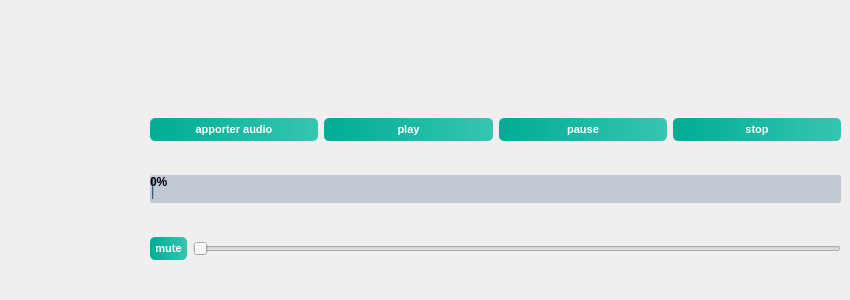
      <widget class="QWidget" name="tab_9">
       <attribute name="title">
        <string>son</string>
       </attribute>
       <widget class="QWidget" name="layoutWidget">
        <property name="geometry">
         <rect>
          <x>150</x>
          <y>90</y>
          <width>691</width>
          <height>201</height>
         </rect>
        </property>
        <layout class="QVBoxLayout" name="verticalLayout" stretch="0,0,0">
         <property name="sizeConstraint">
          <enum>QLayout::SetDefaultConstraint</enum>
         </property>
         <property name="leftMargin">
          <number>0</number>
         </property>
         <property name="topMargin">
          <number>0</number>
         </property>
         <property name="rightMargin">
          <number>0</number>
         </property>
         <property name="bottomMargin">
          <number>0</number>
         </property>
         <item>
          <layout class="QHBoxLayout" name="horizontalLayout_2">
           <item>
            <widget class="QPushButton" name="apporter">
             <property name="styleSheet">
              <string notr="true">QPushButton
{
	background-color: qlineargradient(spread:pad, x1:0, y1:0.511, x2:1, y2:0.511, stop:0 rgba(0, 172, 149, 255),stop:0.995192 rgba(54, 197, 177, 255));
	color: #fff;
	font-size: 11px;
	font-weight: bold;
	border: none;
	border-radius: 5px;
	padding: 5px;

}


QPushButton::hover
{
	background-color: qlineargradient(spread:pad, x1:0, y1:0.511, x2:1, y2:0.511, stop:0 rgba(0, 207, 179, 255),stop:1 rgba(70, 255, 230, 255));

}</string>
             </property>
             <property name="text">
              <string>apporter audio</string>
             </property>
            </widget>
           </item>
           <item>
            <widget class="QPushButton" name="play">
             <property name="styleSheet">
              <string notr="true">QPushButton
{
	background-color: qlineargradient(spread:pad, x1:0, y1:0.511, x2:1, y2:0.511, stop:0 rgba(0, 172, 149, 255),stop:0.995192 rgba(54, 197, 177, 255));
	color: #fff;
	font-size: 11px;
	font-weight: bold;
	border: none;
	border-radius: 5px;
	padding: 5px;

}


QPushButton::hover
{
	background-color: qlineargradient(spread:pad, x1:0, y1:0.511, x2:1, y2:0.511, stop:0 rgba(0, 207, 179, 255),stop:1 rgba(70, 255, 230, 255));

}</string>
             </property>
             <property name="text">
              <string>play</string>
             </property>
            </widget>
           </item>
           <item>
            <widget class="QPushButton" name="pause">
             <property name="styleSheet">
              <string notr="true">QPushButton
{
	background-color: qlineargradient(spread:pad, x1:0, y1:0.511, x2:1, y2:0.511, stop:0 rgba(0, 172, 149, 255),stop:0.995192 rgba(54, 197, 177, 255));
	color: #fff;
	font-size: 11px;
	font-weight: bold;
	border: none;
	border-radius: 5px;
	padding: 5px;

}


QPushButton::hover
{
	background-color: qlineargradient(spread:pad, x1:0, y1:0.511, x2:1, y2:0.511, stop:0 rgba(0, 207, 179, 255),stop:1 rgba(70, 255, 230, 255));

}</string>
             </property>
             <property name="text">
              <string>pause</string>
             </property>
            </widget>
           </item>
           <item>
            <widget class="QPushButton" name="stop">
             <property name="styleSheet">
              <string notr="true">QPushButton
{
	background-color: qlineargradient(spread:pad, x1:0, y1:0.511, x2:1, y2:0.511, stop:0 rgba(0, 172, 149, 255),stop:0.995192 rgba(54, 197, 177, 255));
	color: #fff;
	font-size: 11px;
	font-weight: bold;
	border: none;
	border-radius: 5px;
	padding: 5px;

}


QPushButton::hover
{
	background-color: qlineargradient(spread:pad, x1:0, y1:0.511, x2:1, y2:0.511, stop:0 rgba(0, 207, 179, 255),stop:1 rgba(70, 255, 230, 255));

}</string>
             </property>
             <property name="text">
              <string>stop</string>
             </property>
            </widget>
           </item>
          </layout>
         </item>
         <item>
          <widget class="QProgressBar" name="avance">
           <property name="styleSheet">
            <string notr="true">background-color: #c2c7d5;
	color: #000;
	font-weight: bold;
	border: none;
	border-radius: 2px;
	padding: 3px;</string>
           </property>
           <property name="value">
            <number>0</number>
           </property>
          </widget>
         </item>
         <item>
          <layout class="QHBoxLayout" name="horizontalLayout">
           <item>
            <widget class="QPushButton" name="mute">
             <property name="styleSheet">
              <string notr="true">QPushButton
{
	background-color: qlineargradient(spread:pad, x1:0, y1:0.511, x2:1, y2:0.511, stop:0 rgba(0, 172, 149, 255),stop:0.995192 rgba(54, 197, 177, 255));
	color: #fff;
	font-size: 11px;
	font-weight: bold;
	border: none;
	border-radius: 5px;
	padding: 5px;

}


QPushButton::hover
{
	background-color: qlineargradient(spread:pad, x1:0, y1:0.511, x2:1, y2:0.511, stop:0 rgba(0, 207, 179, 255),stop:1 rgba(70, 255, 230, 255));

}</string>
             </property>
             <property name="text">
              <string>mute</string>
             </property>
            </widget>
           </item>
           <item>
            <widget class="QSlider" name="volume">
             <property name="orientation">
              <enum>Qt::Horizontal</enum>
             </property>
            </widget>
           </item>
          </layout>
         </item>
        </layout>
       </widget>
      </widget>
